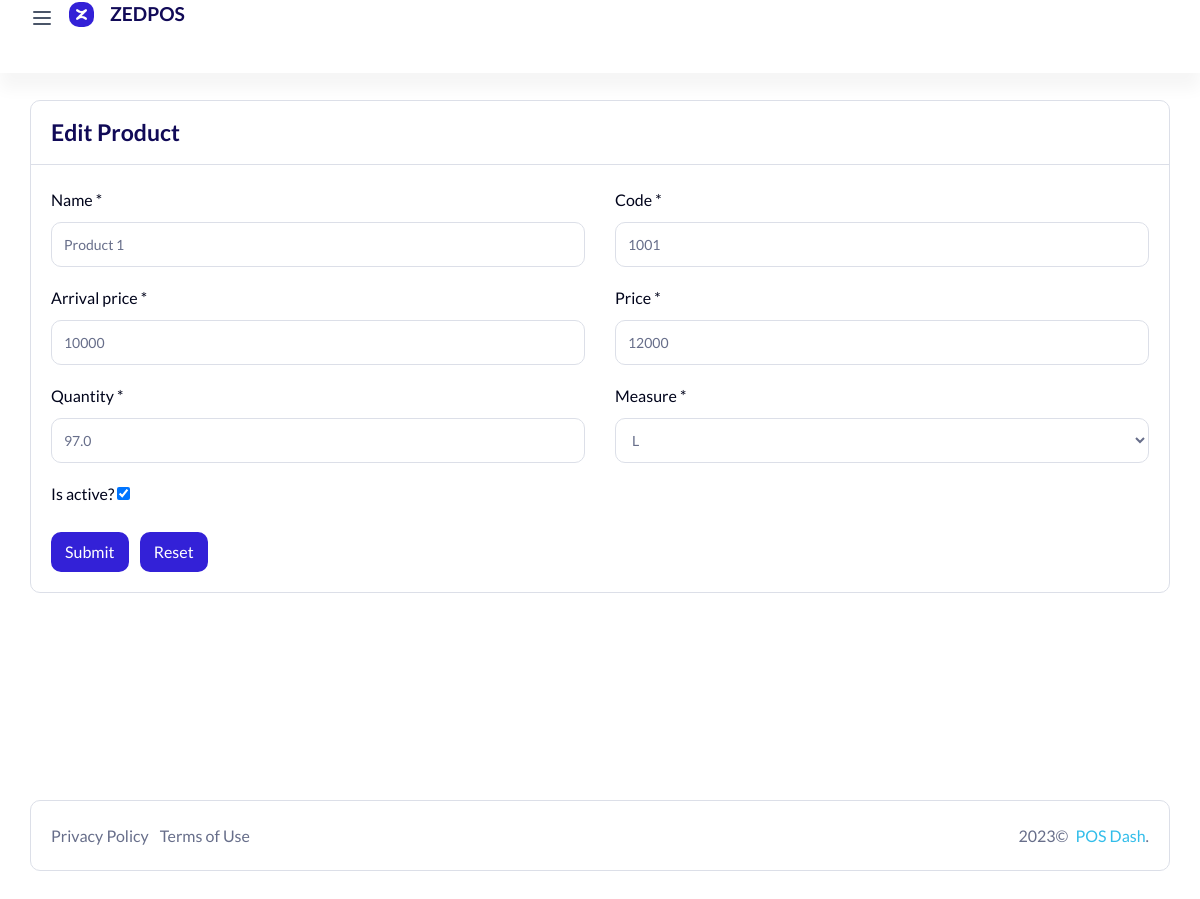
The page /product/2/edit/ (signed in) on the database its author committed.
### product/models.py (models this page shows, shortened)
class Product(models.Model):
    code = models.IntegerField(null=True)
    name = models.CharField(max_length=50)
    arrival_price = models.IntegerField()
    price = models.IntegerField()
    measure = models.ForeignKey(Measure, on_delete=models.SET_NULL, null=True)
    quantity = models.FloatField(null=True)
    is_active = models.BooleanField(default=True)
    count = models.FloatField(null=True, blank=True, default=0)
    user = models.ForeignKey(CustomUser, on_delete=models.SET_NULL, null=True)

### product/views.py (the view)
# urls.py: path('<int:id>/edit/', product_edit),
@login_required(login_url='/accounts/login/')
def product_edit(request, id):
    if request.user.status == "Paid":
        if request.method == "POST":
            product = Product.objects.get(id=id, user=request.user)
            name = request.POST.get("name")
            code = int(request.POST.get("code"))
            price = request.POST.get("price")
            incoming = request.POST.get("incoming")
            quantity = request.POST.get("quantity")
            is_active = request.POST.get("is_active")
            measure = request.POST.get('measure')
            measure = Measure.objects.get(id=measure, user=request.user)
            if is_active == "on":
                is_active = True
            else:
                is_active = False
            try:
                if Product.objects.get(code=code, user=request.user).code == code and product.code != code:
                    messages.error(request, "Code error. Bunday kodli mahsulot bor")
                    return redirect(f"/product/{id}/edit/")
                else:
                    product.code = code
                    product.name = name
                    product.arrival_price = incoming
                    product.price = price
                    product.quantity = quantity
                    product.is_active = is_active
                    product.measure = measure
                    product.save()
                    return redirect("/product/list/")
            except:
                product.code = code
                product.name = name
                product.arrival_price = incoming
                product.price = price
                product.quantity = quantity
                product.is_active = is_active
                product.measure = measure
                product.save()
                return redirect("/product/list/")
        else:
            product = Product.objects.get(id=id, user=request.user)
            measurements = Measure.objects.filter(user=request.user)
            data = {
                "product": product,
                "measures": measurements
            }
            return render(request, "products/page-edit-product.html", data)
    else:
        return HttpResponse("<h1>Iltimos sayt uchun to'lov qiling. Ma'lumot uchun +998XXXXXXXXX</h1>")

### templates/products/page-edit-product.html (shortened to what this page needs)
<!doctype html>
{% load static %}
<html lang="en">
  <head>
      <link rel="stylesheet" href="{% static 'assets/css/backend-plugin.min.css' %}">
      <link rel="stylesheet" href="{% static 'assets/css/backend.css' %}">
      <link rel="stylesheet" href="{% static 'assets/css/css.css' %}">
      <link rel="stylesheet" href="{% static 'assets/vendor/@fortawesome/fontawesome-free/css/all.min.css' %}">
      <link rel="stylesheet" href="{% static 'assets/vendor/line-awesome/dist/line-awesome/css/line-awesome.min.css' %}">
      <link rel="stylesheet" href="{% static 'assets/vendor/remixicon/fonts/remixicon.css' %}">  </head>
  <body class="  ">
    <div class="wrapper">
                <div class="iq-top-navbar">
          <div class="iq-navbar-custom">
              <nav class="navbar navbar-expand-lg navbar-light p-0">
                  <div class="iq-navbar-logo d-flex align-items-center justify-content-between">
                      <i class=" wrapper-menu"><?xml version="1.0" ?><svg fill="none" height="24" viewBox="0 0 24 24" width="24" xmlns="http://www.w3.org/2000/svg"><path d="M4 6H20M4 12H20M4 18H20" stroke="#4A5568" stroke-linecap="round" stroke-linejoin="round" stroke-width="2"/></svg></i>
                      <a href="../index.html" class="header-logo">
                          <img src="{% static 'zed.png' %}" class="img-fluid rounded-normal" alt="logo">
                          <h5 class="logo-title ml-3">ZEDPOS</h5>
                      </a>
                  </div>
              </nav>
          </div>
      </div>
<div class="content-page">
     <div class="container-fluid add-form-list">
        <div class="row">
            <div class="col-sm-12">
                <div class="card">
                    <div class="card-header d-flex justify-content-between">
                        <div class="header-title">
                            <h4 class="card-title">Edit Product</h4>
                        </div>
                    </div>
                    <div class="card-body">
                        <form action="/product/{{ product.id }}/edit/" method="post" data-toggle="validator">{% csrf_token %}
                            <div class="row">
                                <div class="col-md-6">
                                    <div class="form-group">
                                        <label>Name *</label>
                                        <input value="{{ product.name }}" name="name" type="text" class="form-control" placeholder="Enter Name" data-errors="Please Enter Name." required>
                                    </div>
                                </div>
                                <div class="col-md-6">
                                    <div class="form-group">
                                        <label>Code *</label>
                                        <input value="{{ product.code }}" name="code" type="number" class="form-control" placeholder="Enter Code" data-errors="Please Enter Code." required>
                                    </div>
                                </div>
                                <div class="col-md-6">
                                    <div class="form-group">
                                        <label>Arrival price *</label>
                                        <input value="{{ product.arrival_price }}" name="incoming" type="text" class="form-control" placeholder="Enter Price" data-errors="Please Enter Price." required>
                                    </div>
                                </div>
                                <div class="col-md-6">
                                    <div class="form-group">
                                        <label>Price *</label>
                                        <input value="{{ product.price }}" name="price" type="text" class="form-control" placeholder="Enter Price" data-errors="Please Enter Price." required>
                                    </div>
                                </div>
                                <div class="col-md-6">
                                    <div class="form-group">
                                        <label>Quantity *</label>
                                        <input value="{{ product.quantity }}" name="quantity" type="text" class="form-control" placeholder="Enter Quantity" required>
                                    </div>
                                </div>
                                <div class="col-md-6">
                                    <div class="form-group">
                                        <label>Measure *</label>
                                        <select name="measure" class="form-control">
                                            {% for p in measures %}
                                                {% if p == product.measure %}
                                                    <option selected="selected" value="{{ p.id }}">{{ p.name }}</option>
                                                {% else %}
                                                    {% if p != product.measure %}
                                                        <option value="{{ p.id }}">{{ p.name }}</option>
                                                    {% endif %}
                                                {% endif %}
                                            {% endfor %}
                                        </select>
                                    </div>
                                </div>
                                <div class="col-md-12">
                                    <div class="form-group">
                                        <label>Is active?</label>
                                        {% if product.is_active %}
                                            <input name="is_active" type="checkbox" checked>
                                        {% else %}
                                            <input name="is_active" type="checkbox">
                                        {% endif %}
                                    </div>
                                </div>
                            </div>
                            <button type="submit" class="btn btn-primary mr-2">Submit</button>
                            <button type="reset" class="btn btn-danger">Reset</button>
                        </form>
                    </div>
                </div>
            </div>
        </div>
    </div>
      </div>
    </div>
    <footer class="iq-footer">
            <div class="container-fluid">
            <div class="card">
                <div class="card-body">
                    <div class="row">
                        <div class="col-lg-6">
                            <ul class="list-inline mb-0">
                                <li class="list-inline-item"><a href="privacy-policy.html">Privacy Policy</a></li>
                                <li class="list-inline-item"><a href="terms-of-service.html">Terms of Use</a></li>
                            </ul>
                        </div>
                        <div class="col-lg-6 text-right">
                            <span class="mr-1"><script>document.write(new Date().getFullYear())</script>©</span> <a href="#" class="">POS Dash</a>.
                        </div>
                    </div>
                </div>
            </div>
        </div>
    </footer>
  </body>
</html>

### static/assets/css/css.css (style rules this page uses)
:root { --main-color: #3321d7; }
.btn { background-color: var(--main-color); border: 2px solid var(--main-color); }

### rows shown on the page
Product: name "Product 1", code "1001", incoming "10000", price "12000", quantity "97.0"

### other values the page prints
form field measure "L"
